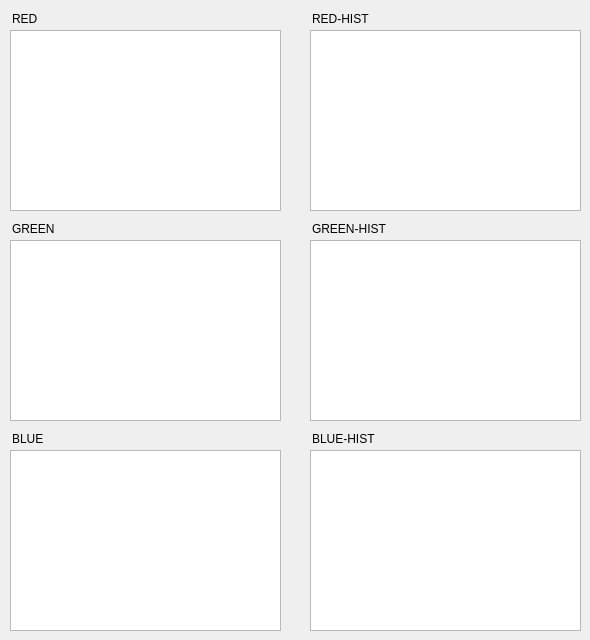
    <widget class="QWidget" name="tab_HISTO">
     <attribute name="title">
      <string>HISTO</string>
     </attribute>
     <widget class="QGraphicsView" name="graphicsView_H_R">
      <property name="geometry">
       <rect>
        <x>10</x>
        <y>30</y>
        <width>271</width>
        <height>181</height>
       </rect>
      </property>
     </widget>
     <widget class="QGraphicsView" name="graphicsView_H_RH">
      <property name="geometry">
       <rect>
        <x>310</x>
        <y>30</y>
        <width>271</width>
        <height>181</height>
       </rect>
      </property>
     </widget>
     <widget class="QGraphicsView" name="graphicsView_H_G">
      <property name="geometry">
       <rect>
        <x>10</x>
        <y>240</y>
        <width>271</width>
        <height>181</height>
       </rect>
      </property>
     </widget>
     <widget class="QGraphicsView" name="graphicsView_H_GH">
      <property name="geometry">
       <rect>
        <x>310</x>
        <y>240</y>
        <width>271</width>
        <height>181</height>
       </rect>
      </property>
     </widget>
     <widget class="QGraphicsView" name="graphicsView_H_B">
      <property name="geometry">
       <rect>
        <x>10</x>
        <y>450</y>
        <width>271</width>
        <height>181</height>
       </rect>
      </property>
     </widget>
     <widget class="QGraphicsView" name="graphicsView_H_BH">
      <property name="geometry">
       <rect>
        <x>310</x>
        <y>450</y>
        <width>271</width>
        <height>181</height>
       </rect>
      </property>
     </widget>
     <widget class="QLabel" name="label_4">
      <property name="geometry">
       <rect>
        <x>12</x>
        <y>10</y>
        <width>67</width>
        <height>17</height>
       </rect>
      </property>
      <property name="text">
       <string>RED</string>
      </property>
     </widget>
     <widget class="QLabel" name="label_5">
      <property name="geometry">
       <rect>
        <x>12</x>
        <y>220</y>
        <width>67</width>
        <height>17</height>
       </rect>
      </property>
      <property name="text">
       <string>GREEN</string>
      </property>
     </widget>
     <widget class="QLabel" name="label_6">
      <property name="geometry">
       <rect>
        <x>12</x>
        <y>430</y>
        <width>67</width>
        <height>17</height>
       </rect>
      </property>
      <property name="text">
       <string>BLUE</string>
      </property>
     </widget>
     <widget class="QLabel" name="label_7">
      <property name="geometry">
       <rect>
        <x>312</x>
        <y>10</y>
        <width>71</width>
        <height>17</height>
       </rect>
      </property>
      <property name="text">
       <string>RED-HIST</string>
      </property>
     </widget>
     <widget class="QLabel" name="label_8">
      <property name="geometry">
       <rect>
        <x>312</x>
        <y>220</y>
        <width>91</width>
        <height>17</height>
       </rect>
      </property>
      <property name="text">
       <string>GREEN-HIST</string>
      </property>
     </widget>
     <widget class="QLabel" name="label_9">
      <property name="geometry">
       <rect>
        <x>312</x>
        <y>430</y>
        <width>91</width>
        <height>17</height>
       </rect>
      </property>
      <property name="text">
       <string>BLUE-HIST</string>
      </property>
     </widget>
    </widget>
